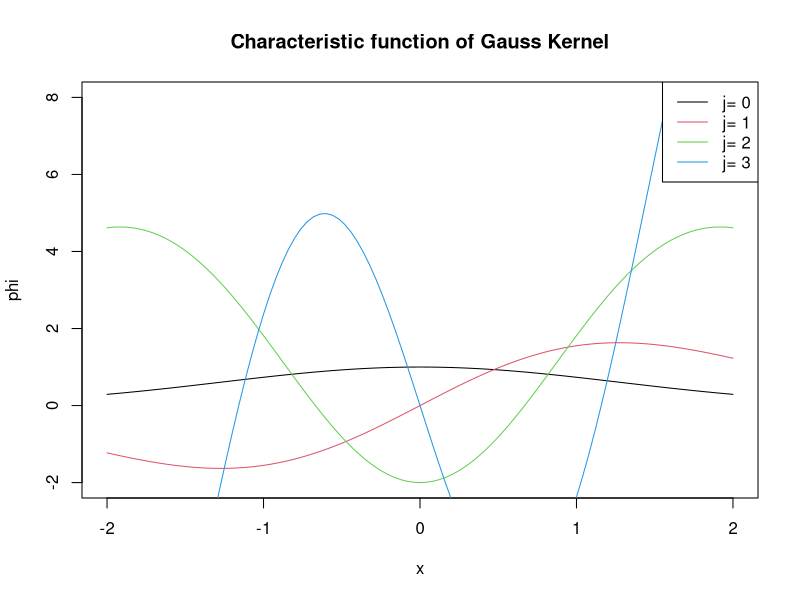
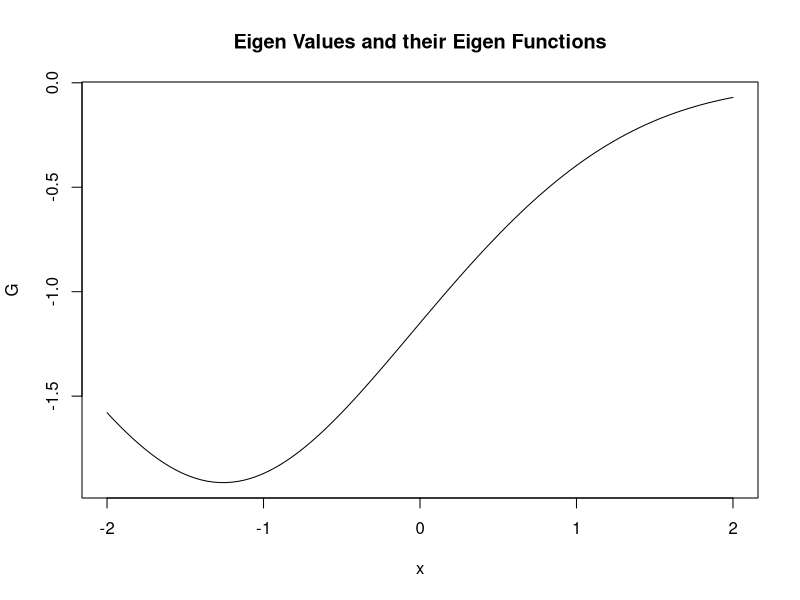

These figures' R source, in order:
# Ch.3　Reproducing Kernel Hilbert Space

## 3.1 RKHS

## 3.2 Sobolev Space

## 3.3 Mercer's theorem

### Example 59

Hermite=function(j){   ##  The R language has subscripts from 1
  if(j==0)return(1)
  a=rep(0,j+2); b=rep(0,j+2)
  a[1]=1
  for(i in 1:j){
    b[1]=-a[2]
    for(k in 1:(i+1))b[k+1]=2*a[k]-(k+1)*a[k+2]
    a=b
  }
  return(b[1:(j+1)])   ## Output coefficients of Hermite polynomial
}

Hermite(2)             ## Hermite polynomial of the second degree
Hermite(3)             ## Hermite polynomial of the third degree
Hermite(4)             ## Hermite polynomial of the fourth degree

H=function(j,x){
  coef=Hermite(j)
  S=0
  for(i in 0:j) S=S+coef[i+1]*x^i
  return(S)
}

cc=sqrt(5)/4; a=1/4
phi=function(j,x) exp(-(cc-a)*x^2)*H(j,sqrt(2*cc)*x)
curve(phi(0,x),-2,2, ylim=c(-2,8),col=1,ylab="phi")
for(i in 1:3)curve(phi(i,x),-2,2, ylim=c(-2,8), add=TRUE, ann=FALSE, col=i+1)
legend("topright",legend=paste("j=",0:3),lwd=1, col=1:4)
title("Characteristic function of Gauss Kernel")


### Example 62

## Definition of Kernel
sigma=1; k=function(x,y)exp(-(x-y)^2/sigma^2)

## Sample generation and gram matrix setup
m=300; x=rnorm(m)-2*rnorm(m)^2+3*rnorm(m)^3

## Calculation of eigenvalues and eigenvectors
K=matrix(0,m,m)
for(i in 1:m)for(j in 1:m)K[i,j]=k(x[i],x[j])
  eig=eigen(K)
  lam.m=eig$values
  lam=lam.m/m
  U=eig$vector
  alpha=array(0,dim=c(m,m))
  for(i in 1:m)alpha[,i]=U[,i]*sqrt(m)/lam.m[i]
  
## Display graph
F=function(y,i){
  S=0; for(j in 1:m)S=S+alpha[j,i]*k(x[j],y)
  return(S)
}
i=1  ## Run with different i's
G=function(y)F(y,i)
plot(G,xlim=c(-2,2))
title("Eigen Values and their Eigen Functions")
